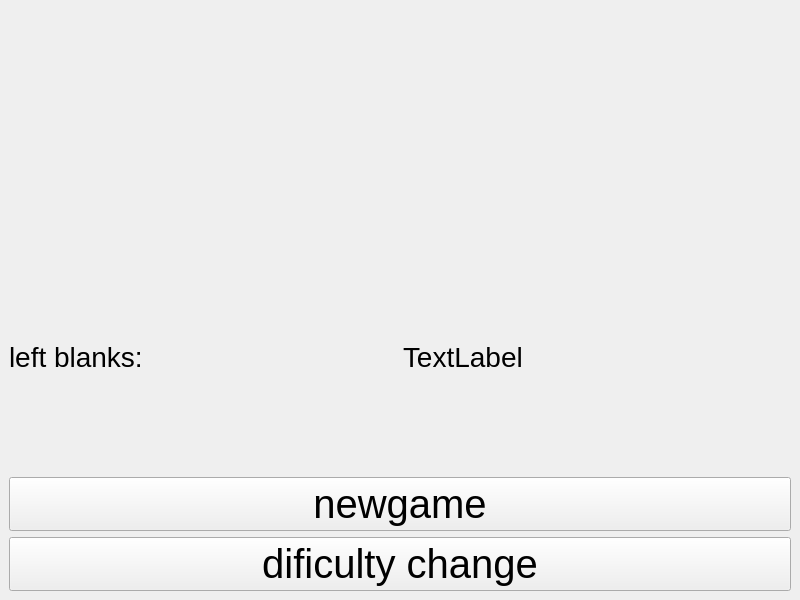
<?xml version="1.0" encoding="UTF-8"?>
<ui version="4.0">
 <class>MainWindow</class>
 <widget class="QMainWindow" name="MainWindow">
  <property name="geometry">
   <rect>
    <x>0</x>
    <y>0</y>
    <width>800</width>
    <height>600</height>
   </rect>
  </property>
  <property name="font">
   <font>
    <pointsize>30</pointsize>
   </font>
  </property>
  <property name="windowTitle">
   <string>MainWindow</string>
  </property>
  <widget class="QWidget" name="centralwidget">
   <layout class="QHBoxLayout" name="horizontalLayout">
    <item>
     <layout class="QVBoxLayout" name="verticalLayout">
      <item>
       <widget class="QLabel" name="label_3">
        <property name="text">
         <string/>
        </property>
       </widget>
      </item>
      <item>
       <layout class="QHBoxLayout" name="horizontalLayout_2">
        <item>
         <widget class="QLabel" name="label">
          <property name="font">
           <font>
            <pointsize>21</pointsize>
           </font>
          </property>
          <property name="text">
           <string>left blanks:</string>
          </property>
         </widget>
        </item>
        <item>
         <widget class="QLabel" name="label_2">
          <property name="font">
           <font>
            <pointsize>21</pointsize>
           </font>
          </property>
          <property name="text">
           <string>TextLabel</string>
          </property>
         </widget>
        </item>
       </layout>
      </item>
      <item>
       <widget class="QPushButton" name="pushButton">
        <property name="text">
         <string>newgame</string>
        </property>
       </widget>
      </item>
      <item>
       <widget class="QPushButton" name="pushButton_2">
        <property name="text">
         <string>dificulty change</string>
        </property>
       </widget>
      </item>
     </layout>
    </item>
   </layout>
  </widget>
 </widget>
 <resources/>
 <connections/>
</ui>
